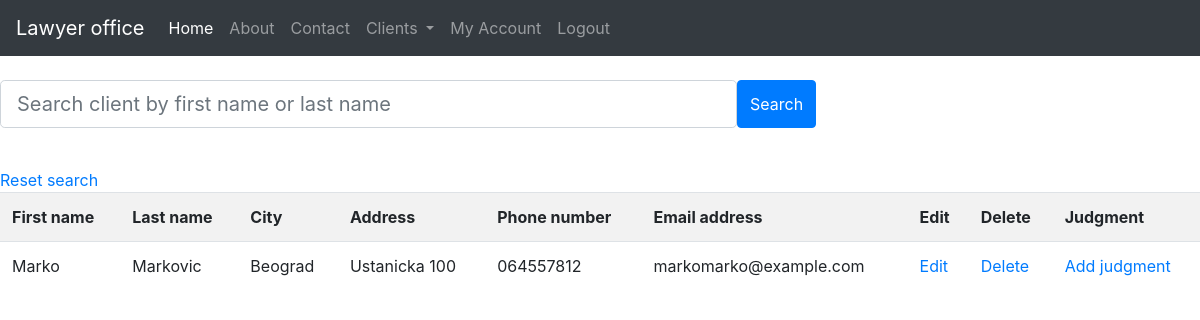
Page /all_client (signed in) on the committed database.
### blog/models.py (models this page shows)
class Client(db.Model):
    id = db.Column(db.Integer, primary_key=True)
    first_name = db.Column(db.String(250), nullable=False)
    last_name = db.Column(db.String(250), nullable=False)
    city = db.Column(db.String(50), nullable=False)
    address = db.Column(db.String(50), nullable=False)
    phone = db.Column(db.String(50), nullable=False)
    mail = db.Column(db.String(50))
    user_id = db.Column(db.Integer, db.ForeignKey('user.id'), nullable=False)
    judgments = db.relationship('Judgment', backref='judgments')

### client/routes.py (the view)
@client.route("/all_client")
@login_required
def all_client():
    clients = Client.query.filter_by(lawyer=current_user)
    return render_template("all_clients.html", title="All clients", clients=clients)

### blog/models.py (called while the page is built)
@login_manager.user_loader
def load_user(user_id):
    return User.query.get(int(user_id))

### blog/templates/all_clients.html (shortened to what this page needs)
{% extends 'base.html' %}
{% block content %}
<br>
<form action="{{url_for('client.search')}}" method="POST">
    <div class="form-group">
        <div class="input-group input-group-lg">
            <div class="form-outline">
                <input type="search" size="50px" placeholder="Search client by first name or last name" name="search_string" id="form1"
                       class="form-control form-control-lg"/>
            </div>
            <button type="submit"  value="Search" class="btn btn-primary">
                 Search
            </button>
        </div>
    </div>
</form>
<br>
<a href="{{url_for('client.all_client')}}">Reset search</a>
<table class="table table-striped">
    <tr>
        <th>First name</th>
        <th>Last name</th>
        <th>City</th>
        <th>Address</th>
        <th>Phone number</th>
        <th>Email address</th>
        <th>Edit</th>
        <th>Delete</th>
        <th>Judgment</th>
    </tr>
    {% for client in clients %}
    <tr>
        <td>{{client.first_name}}</td>
        <td>{{client.last_name}}</td>
        <td>{{client.city}}</td>
        <td>{{client.address}}</td>
        <td>{{client.phone}}</td>
        <td>{{client.mail}}</td>
        <td><a href="{{ url_for('client.edit', client_id=client.id) }}">Edit</a></td>
        <td><a href="{{ url_for('client.delete', client_id= client.id) }}">Delete</a></td>
        <td><a href="{{ url_for('client.add_judgments', client_id= client.id) }}">Add judgment</a></td>
    </tr>
    {% endfor %}
</table>
{% endblock content %}

### rows in the picture
Client: first_name "Marko", last_name "Markovic", city "Beograd", address "Ustanicka 100", phone "064557812", mail "markomarko@example.com"
